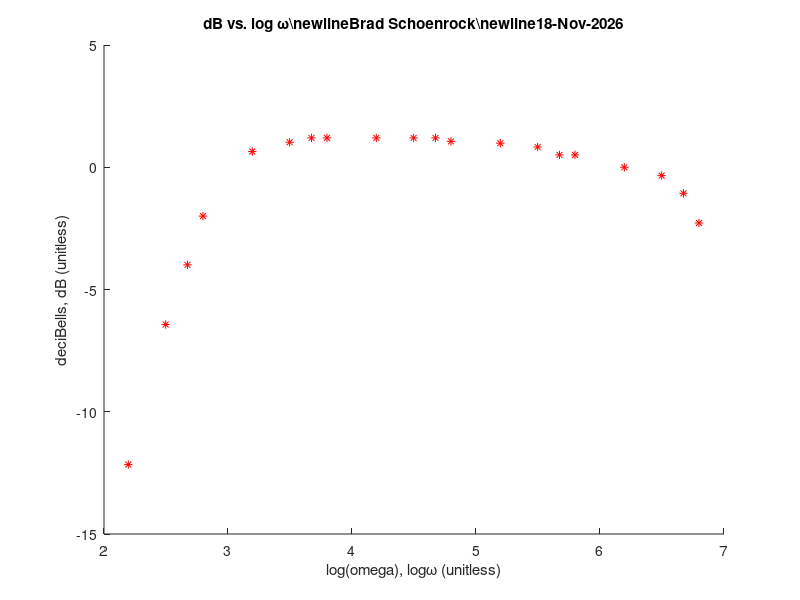

This figure's MATLAB source:

%Brad Schoenrock

clear all;

f=[25 50 75 100 250 500 750 1000 2500 5000 7500 10000 25000 50000 75000 100000 250000 500000 750000 1000000];

vi=[1.46 1.04 .760 .584 .416 .448 .432 .432 .432 .432 .432 .432 .400 .400 .400 .400 .312 .312 .312 .312];

vo=[.360 .496 .480 .464 .448 .504 .496 .496 .496 .496 .496 .488 .448 .440 .424 .424 .312 .300 .276 .240];

w=2*pi*f;

x=log10(w);

y=20*log10(vo./vi);


figure;
hold on
plot(x,y,'r*');
t1='dB vs. log \omega';
t3='Brad Schoenrock';
t0='\newline';
t=[t1,t0,t3,t0,date];
title(t)
xlabel('log(omega), log\omega (unitless)')
ylabel('deciBells, dB (unitless)')
